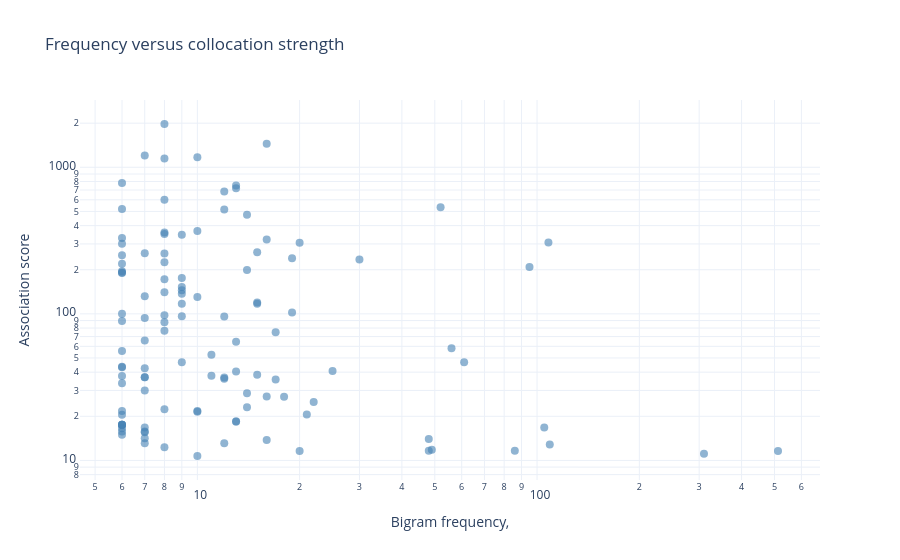

The cell this chart's notebook holds for it:
### Markdown cell above
**Interpreting the collocation plot**

Each point represents a bigram. Its horizontal position indicates its frequency in the corpus, while its vertical position indicates the strength of association between its words.

* **Top right:** frequent and strongly associated collocations, usually the most reliable.
* **Top left:** strong but relatively rare collocations, which may be distinctive but less reliable.
* **Bottom right:** frequent but weakly associated combinations, often involving common words.
* **Bottom left:** rare and weakly associated combinations, usually less informative.

This plot helps distinguish expressions that are frequent from expressions whose words occur together more often than expected. It is also useful for identifying meaningful phrases, names, fixed expressions, outliers, and possible tokenization errors.

### Code cell
import plotly.express as px

fig = px.scatter(
    bigrams_df,
    x="frequency",
    y="score",
    hover_name="collocation",
    log_x=True,
    log_y=True,
    opacity=0.6,
    title="Frequency versus collocation strength",
    labels={
        "frequency": "Bigram frequency,",
        "score": "Association score",
    },
)

fig.update_traces(
    marker={
        "size": 8,
        "color": "steelblue",
    }
)

fig.update_layout(
    template="plotly_white",
    hovermode="closest",
)

fig.show()

### Figure 1 — Plotly figure (JSON) as saved in the notebook; plotly's stock layout.template omitted (floating-point values rounded to 4 significant figures)
{"data": [{"hovertemplate": "<b>%{hovertext}</b><br><br>Bigram frequency,=%{x}<br>Association score=%{y}<extra></extra>", "hovertext": ["sorcerer_'s", "mrs._dursley", "number_four", "privet_drive", "mr._dursley", "could_n't", "something_else", "minutes_later", "never_seen", "n't_know", "'d_never", "old_man", "!_''", "wo_n't", "living_room", "?_''", "er_--", "would_n't", "``_oh", "fell_asleep", "albus_dumbledore", "professor_mcgonagall", "'ve_never", "ca_n't", "madam_pomfrey", "n't_believe", "'re_going", "aunt_and_uncle", "'ve_got", "professor_dumbledore", "fast_asleep", "could_see", "'d_better", "front_door", "said_hagrid", "looked_like", "aunt_petunia", "looked_as_though", "uncle_vernon", "last_year", "mrs._figg", "half_an_hour", "first_time", "anything_else", "'m_warning", "next_day", "next_morning", "'d_gotten", "could_hear", "ever_since", "green_light", "wandering_around", "everyone_else", "smelting_stick", "make_sure", "trying_to_find", "five_minutes", "ten_minutes", "'_em", "shook_his_head", "eh_?", "'_course", "gettin_'", "abou_'", "jus_'", "mr._potter", "tell_yeh", "got_ta", "'_cause", "anythin_'", "somethin_'", "every_time", "get_yer", "diagon_alley", "ministry_of_magic", "first_years", "leaky_cauldron", "professor_quirrell", "nimbus_two", "two_thousand", "vault_seven", "seven_hundred", "hundred_and_thirteen", "door_open", "madam_malkin", "'m_going", "mr._ollivander", "platform_nine", "nine_and_three-quarters", "eleven_o'clock", "give_us", "said_ron", "lee_jordan", "fred_and_george", "george_weasley", "every_flavor", "flavor_beans", "chocolate_frogs", "nicolas_flamel", "hermione_granger", "dark_arts", "draco_malfoy", "crabbe_and_goyle", "firs_'", "entrance_hall", "great_hall", "common_room", "house_cup", "weasley_twins", "high_table", "gryffindor_tower", "nearly_headless", "seamus_finnigan", "bloody_baron", "madam_hooch", "gryffindor_common", "third_floor", "mrs._norris", "professor_flitwick", "portrait_hole", "fat_lady", "fifty_points", "miss_granger", "quidditch_match", "get_past", "mirror_of_erised", "invisibility_cloak", "past_fluffy"], "legendgroup": "", "marker": {"color": "steelblue", "opacity": 0.6, "size": 8, "symbol": "circle"}, "mode": "markers", "name": "", "orientation": "v", "showlegend": false, "type": "scatter", "x": [16, 19, 8, 16, 30, 105, 7, 8, 11, 48, 16, 6, 310, 25, 7, 512, 17, 48, 49, 6, 9, 95, 12, 61, 13, 13, 13, 0, 56, 22, 6, 20, 15, 7, 86, 21, 52, 0, 108, 6, 8, 0, 14, 6, 6, 8, 12, 7, 10, 6, 6, 7, 7, 7, 7, 0, 9, 8, 11, 0, 10, 10, 6, 6, 9, 12, 12, 8, 6, 13, 7, 7, 8, 8, 0, 19, 10, 18, 15, 14, 6, 7, 0, 7, 6, 14, 16, 8, 0, 6, 6, 109, 8, 0, 8, 9, 6, 6, 13, 17, 6, 9, 0, 6, 8, 15, 20, 10, 9, 6, 6, 6, 6, 6, 12, 7, 8, 12, 15, 6, 8, 10, 7, 9, 13, 0, 14, 9], "xaxis": "x", "y": [27.28, 239.3, 225.2, 1448.0, 235.0, 16.79, 16.79, 97.95, 37.84, 11.63, 13.77, 20.53, 11.11, 40.69, 93.6, 11.61, 35.68, 14.02, 11.81, 43.6, 96.33, 208.5, 13.07, 46.7, 720.0, 18.5, 18.35, 21.25, 58.25, 25.02, 100.3, 11.58, 38.48, 15.58, 11.64, 20.55, 534.3, 11.59, 306.5, 16.57, 359.0, 97.05, 28.7, 14.98, 43.15, 22.31, 95.97, 15.77, 21.72, 33.59, 55.71, 65.91, 36.95, 1203.0, 36.96, 12.19, 175.5, 140.4, 52.52, 70.91, 21.48, 10.72, 17.51, 17.51, 46.68, 36.13, 36.84, 76.67, 17.51, 64.64, 30.01, 13.11, 12.29, 1974.0, 125.4, 102.2, 1170.0, 27.16, 263.2, 199.5, 191.4, 132.0, 207.5, 14.19, 195.0, 23.02, 321.7, 351.0, 877.5, 219.4, 15.76, 12.86, 1149.0, 371.6, 87.75, 346.7, 780.0, 329.1, 752.1, 74.88, 89.24, 137.0, 585.0, 17.51, 257.9, 119.4, 305.2, 130.2, 152.6, 21.77, 37.67, 189.7, 300.8, 520.0, 682.5, 42.59, 171.9, 515.4, 117.0, 250.7, 601.7, 368.2, 259.2, 117.0, 40.39, 128.0, 475.0, 145.1], "yaxis": "y"}], "layout": {"hovermode": "closest", "legend": {"tracegroupgap": 0}, "title": {"text": "Frequency versus collocation strength"}, "xaxis": {"anchor": "y", "domain": [0, 1], "title": {"text": "Bigram frequency,"}, "type": "log"}, "yaxis": {"anchor": "x", "domain": [0, 1], "title": {"text": "Association score"}, "type": "log"}}}
